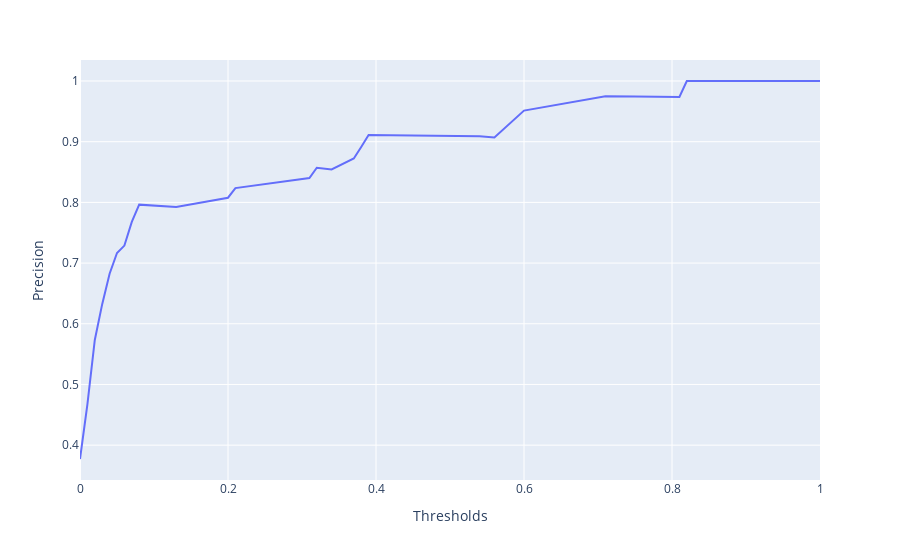

The code cell stored with this chart in its notebook:
### Code cell
import plotly.express as px
px.line(x='Thresholds', y='Precision', data_frame= pr_re)

### Figure 1 — Plotly figure (JSON) as saved in the notebook; plotly's stock layout.template omitted (floating-point values rounded to 4 significant figures)
{"data": [{"hovertemplate": "Thresholds=%{x}<br>Precision=%{y}<extra></extra>", "legendgroup": "", "line": {"color": "#636efa", "dash": "solid"}, "marker": {"symbol": "circle"}, "mode": "lines", "name": "", "orientation": "v", "showlegend": false, "type": "scatter", "x": [0, 0.01, 0.02, 0.03, 0.04, 0.05, 0.06, 0.07, 0.08, 0.13, 0.2, 0.21, 0.31, 0.32, 0.34, 0.37, 0.38, 0.39, 0.54, 0.56, 0.6, 0.71, 0.75, 0.81, 0.82, 0.92, 0.94, 0.95, 0.97, 0.98, 0.99, 1], "xaxis": "x", "y": [0.3772, 0.4674, 0.5733, 0.6324, 0.6825, 0.7167, 0.7288, 0.7679, 0.7963, 0.7925, 0.8077, 0.8235, 0.84, 0.8571, 0.8542, 0.8723, 0.8913, 0.9111, 0.9091, 0.907, 0.9512, 0.975, 0.9744, 0.9737, 1, 1, 1, 1, 1, 1, 1, 1], "yaxis": "y"}], "layout": {"legend": {"tracegroupgap": 0}, "margin": {"t": 60}, "xaxis": {"anchor": "y", "domain": [0, 1], "title": {"text": "Thresholds"}}, "yaxis": {"anchor": "x", "domain": [0, 1], "title": {"text": "Precision"}}}}
